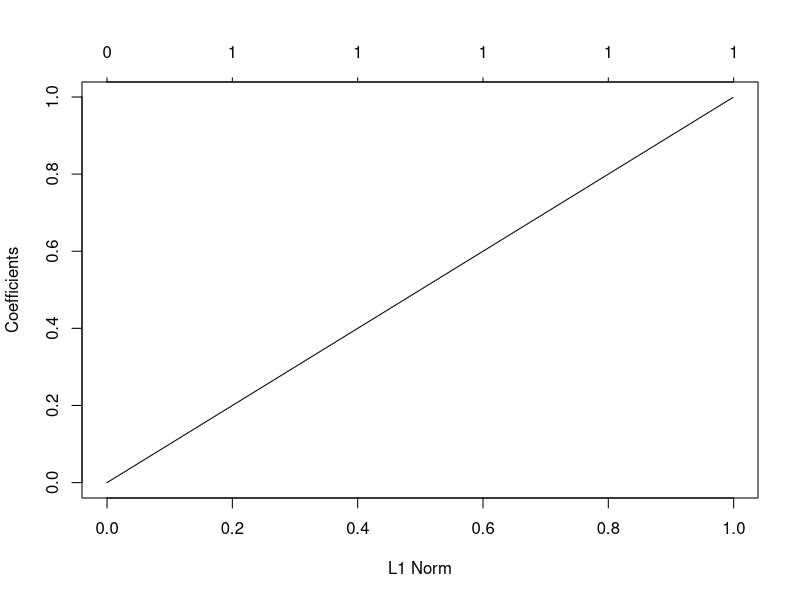
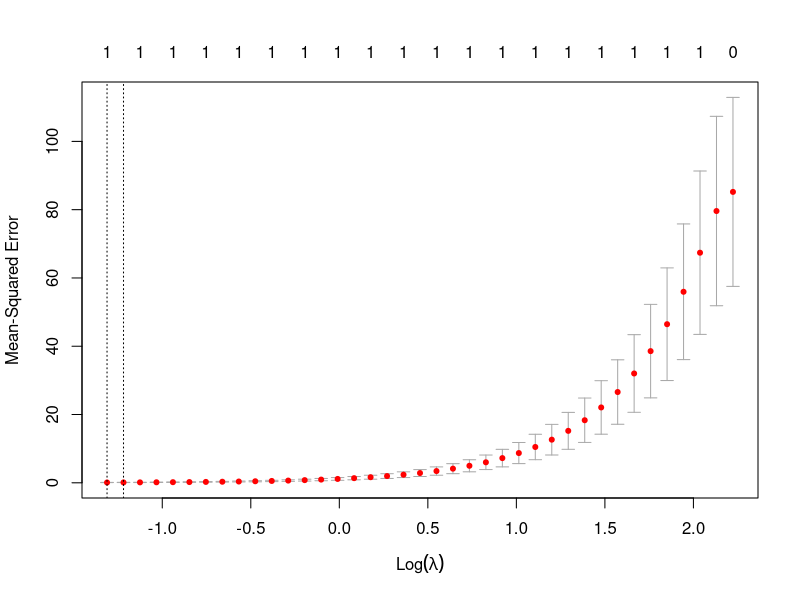
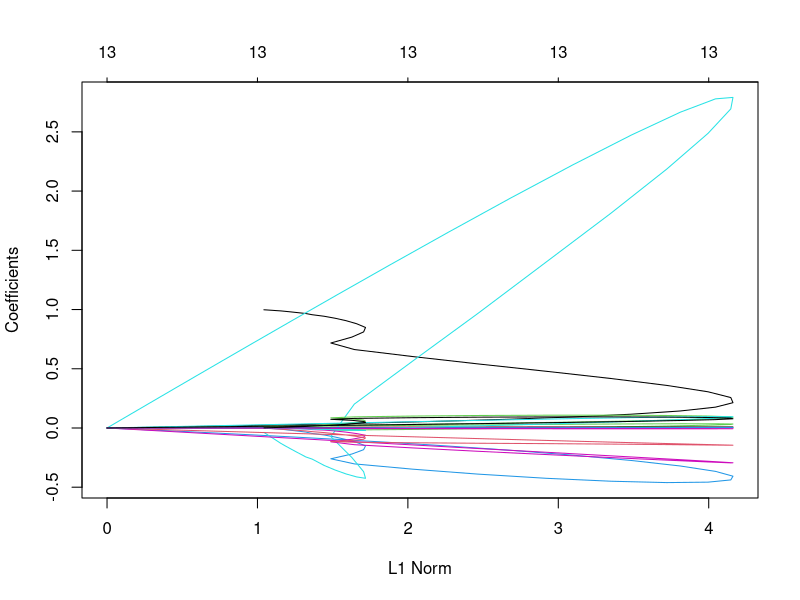
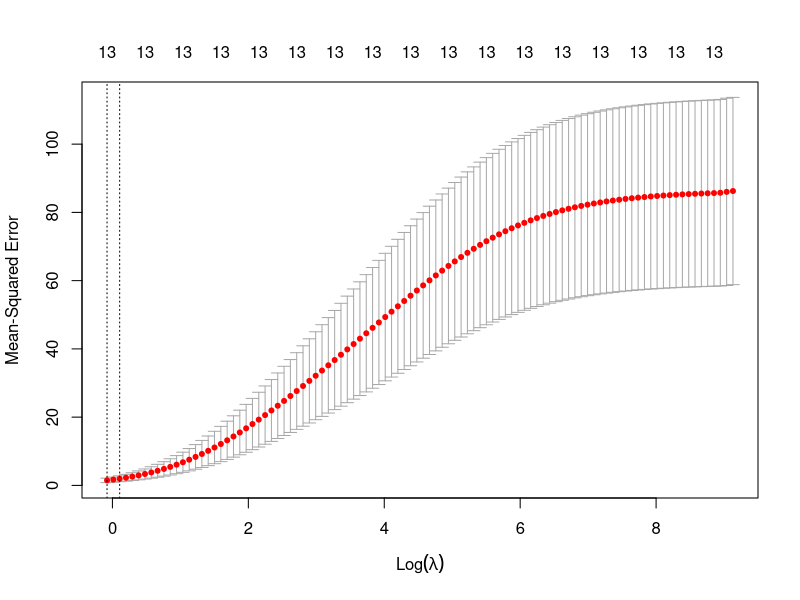

These charts were generated, in order, by the following R code:
## ---- chunk 1
knitr::opts_chunk$set(echo = TRUE)
## ---- chunk 2
require(MASS); 
require(tidyverse); 
require(caret); 
require(leaps); 
require(glmnet)
set.seed(1)
data('Boston')
## ---- chunk 3
set.seed(123)
train <- sample(c(TRUE,FALSE), nrow(Boston),rep = TRUE)
test <- (! train)
## ---- chunk 4
regfit.best = regsubsets(crim ~ .,data = Boston[train,],nvmax = 13)
## ---- chunk 5
test.mat = model.matrix(crim ~ .,data = Boston[test,])
## ---- chunk 6
val.errors_best = rep(NA,13)

for (i in 1:13){
  coefi = coef(regfit.best,id=i)
  pred = test.mat[,names(coefi)]%*%coefi
  val.errors_best[i] = mean((Boston$crim[test]-pred)^2)
}
## ---- chunk 7
which.min(val.errors_best)
## ---- chunk 8
coef(regfit.best,5)
## ---- chunk 9
regfit.fwd = regsubsets(medv ~ .,data = Boston[train,],nvmax = 13, method ="forward")
## ---- chunk 10
test.mat = model.matrix(medv ~ .,data = Boston[test,])
## ---- chunk 11
val.errors_fwd = rep(NA,13)

for (i in 1:13){
  coefi = coef(regfit.fwd,id=i)
  pred = test.mat[,names(coefi)]%*%coefi
  val.errors_fwd[i] = mean((Boston$crim[test]-pred)^2)
}
## ---- chunk 12
which.min(val.errors_fwd)
## ---- chunk 13
coef(regfit.fwd,5)
## ---- chunk 14
regfit.bwd = regsubsets(crim ~ .,data = Boston[train,],nvmax = 13, method ="backward")
## ---- chunk 15
test.mat = model.matrix(crim ~ .,data = Boston[test,])
## ---- chunk 16
val.errors_bwd = rep(NA,13)

for (i in 1:13){
  coefi = coef(regfit.bwd,id=i)
  pred = test.mat[,names(coefi)]%*%coefi
  val.errors_bwd[i] = mean((Boston$crim[test]-pred)^2)
}
## ---- chunk 17
which.min(val.errors_bwd)
## ---- chunk 18
coef(regfit.bwd,5)
## ---- chunk 19
print(val.errors_best)
print(val.errors_fwd)
print(val.errors_bwd)
## ---- chunk 20
x = model.matrix(medv ~ .,Boston )[,-1]
y = Boston$crim
## ---- chunk 21
set.seed(1)

train_lasso=sample (1: nrow(x), nrow(x)/2)
test_lasso=(-train_lasso) 
y.test_lasso=y[test_lasso]
## ---- chunk 22
grid=10^seq(10,-2, length =100)

lasso.mod=glmnet(x[train_lasso, ],y[ train_lasso],alpha=1, lambda =grid)
plot(lasso.mod)
## ---- chunk 23
set.seed(1)

cv.out=cv.glmnet(x[train_lasso ,],y[ train_lasso],alpha=1)
plot(cv.out)
## ---- chunk 24
bestlam =cv.out$lambda.min
lasso.pred=predict (lasso.mod ,s=bestlam ,newx=x[test_lasso ,])
mean((lasso.pred -y.test_lasso)^2)
## ---- chunk 25
x = model.matrix(medv ~ .,Boston )[,-1]
y = Boston$crim
## ---- chunk 26
set.seed(1)

train_ridge=sample (1: nrow(x), nrow(x)/2)
test_ridge=(-train_ridge) 
y.test_ridge=y[test_ridge]
## ---- chunk 27
grid=10^seq(10,-2, length =100)

ridge.mod=glmnet(x[train_ridge ,],y[ train_ridge],alpha=0, lambda =grid)
plot(ridge.mod)
## ---- chunk 28
set.seed(1)

cv.out=cv.glmnet(x[train_ridge ,],y[ train_ridge],alpha=0)
plot(cv.out)
## ---- chunk 29
bestlam =cv.out$lambda.min
ridge.pred=predict (ridge.mod ,s=bestlam ,newx=x[test_ridge ,])
mean((ridge.pred -y.test_ridge)^2)
